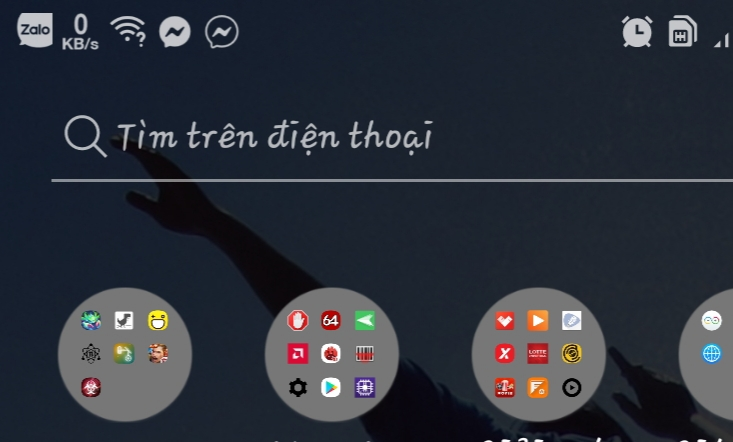
#> input picture 1.jpg, 733 x 442 px, found by its file name
$ python ex1.py
#> lines starting #> are read from the running program, lines starting #| are printed output that depends on the picture
# import LocVer3
from pylab import *
from PIL import Image
import cv2

img = array(Image.open('1.jpg').convert('L'))  # convert('L'))=>trang den
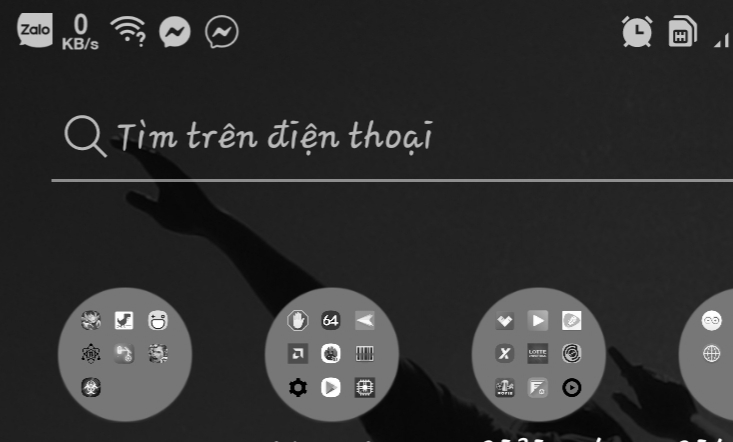
#> img: shape (442, 733); min 0, max 255, mean 48.6
gray()
img = cv2.GaussianBlur(img, (3, 3), 1.0)
# [9 lines of commented-out code are left out]
x, y = img.shape
#> x = 442; y = 733

# figure()
title('Goc')
imshow(img)
# imgout = LocVer3.Loc(noisyImg, '1', 3)
prewittx = array([[1, 0, -1], [1, 0, -1], [1, 0, -1]])
prewitty = array([[1, 1, 1], [0, 0, 0], [-1, -1, -1]])
horFilter = cv2.filter2D(img, -1, prewittx)
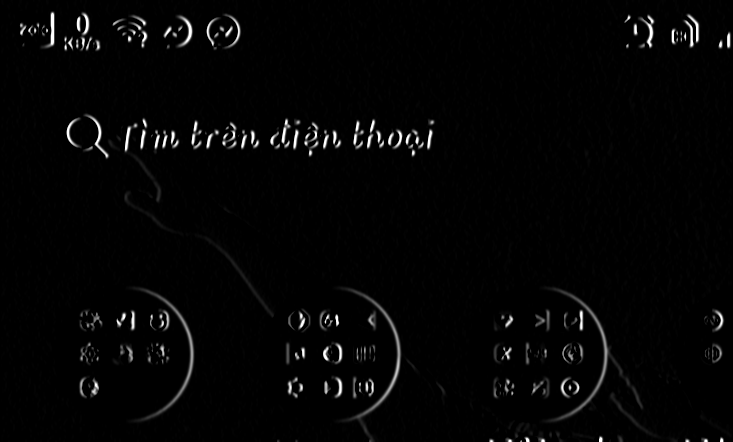
#> horFilter: shape (442, 733); min 0, max 255, mean 4.9
verFilter = cv2.filter2D(img, -1, prewitty)
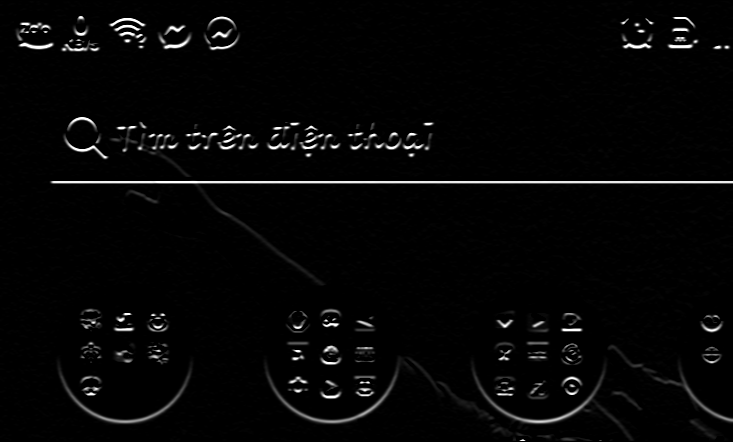
#> verFilter: shape (442, 733); min 0, max 255, mean 6.1
# [6 lines of commented-out code are left out]
Gradient = np.empty(horFilter.shape)
Alpha = np.empty([x, y])

for i in range(x):
    for j in range(y):
        if horFilter[i, j] != 0:
            Gradient[i, j] = (arctan(verFilter[i, j] / horFilter[i, j]) * 180) / pi
        else:
            Gradient[i, j] = 90
        if 315 + 22.5 <= Gradient[i, j] or Gradient[i, j] < 22.5 or 135 + 22.5 <= Gradient[i, j] < 225 - 22.5:
            Gradient[i, j] = 0
        elif 22.5 <= Gradient[i, j] < 45 + 22.5 or 225 - 22.5 <= Gradient[i, j] < 225 + 22.5:
            Gradient[i, j] = 45
        elif 90 - 22.5 <= Gradient[i, j] < 90 + 22.5 or 270 - 22.5 <= Gradient[i, j] < 270 + 22.5:
            Gradient[i, j] = 90
        elif 135 - 22.5 <= Gradient[i, j] < 135 - 22.5 or 315 - 22.5 <= Gradient[i, j] < 315 + 22.5:
            Gradient[i, j] = 135
        Alpha[i, j] = sqrt((int(horFilter[i, j]) * int(horFilter[i, j])) + (int(verFilter[i, j]) * int(verFilter[i, j])))
        if i>0 and j>0 and i<x-1 and j<y-1:
            if Gradient[i, j] == 0:
                if Alpha[i+1, j] > Alpha[i, j] or Alpha[i-1, j] > Alpha[i, j]:
                    Alpha[i, j] = 0
            elif Gradient[i, j] == 45:
                if Alpha[i+1, j+1] > Alpha[i, j] or Alpha[i-1, j-1] > Alpha[i, j]:
                    Alpha[i, j] = 0
            elif Gradient[i, j] == 90:
                if Alpha[i, j+1] > Alpha[i, j] or Alpha[i, j-1] > Alpha[i, j]:
                    Alpha[i, j] = 0
            elif Gradient[i, j] == 135:
                if Alpha[i-1, j+1] > Alpha[i, j] or Alpha[i+1, j-1] > Alpha[i, j]:
                    Alpha[i, j] = 0
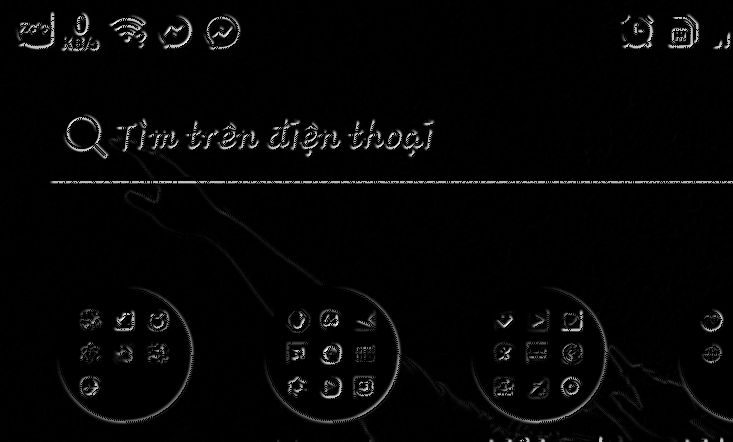
#> Alpha: shape (442, 733) float64; min 0, max 337.4, mean 7.7; drawn with min black and max white
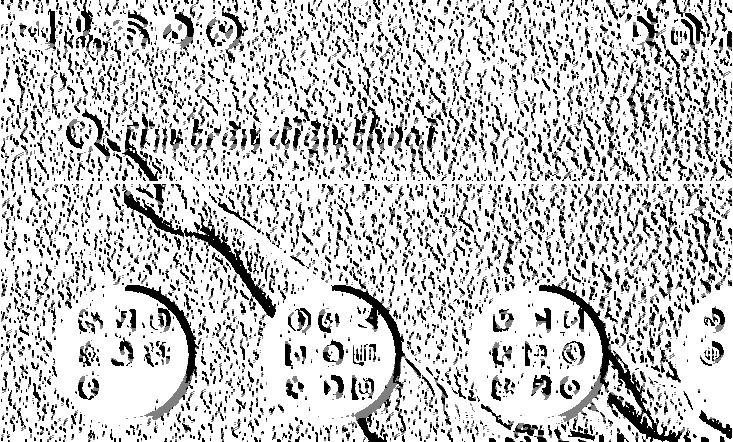
#> Gradient: shape (442, 733) float64; min 0, max 90, mean 70; drawn with min black and max white

# [14 lines of commented-out code are left out]

sigma = 0.66
medianG = np.median(img)
#> medianG = 34
TH_low = int(max(0, (1.0 - sigma) * medianG))# max(x,y)
#> TH_low = 11
TH_high = int(min(255, (1.0 + sigma) * medianG))
#> TH_high = 56
print (TH_low, TH_high, medianG)
#| 11 56 34.0
a = 1
while a:
    for i in range(x):
        for j in range(y):
            if Alpha[i, j] > TH_high:
                Alpha[i, j] = 255
            elif Alpha[i, j] < TH_low:
                Alpha[i, j] = 0
            elif Alpha[i, j] > TH_low:
                Alpha[i, j] = 255
            else:
                a = 0
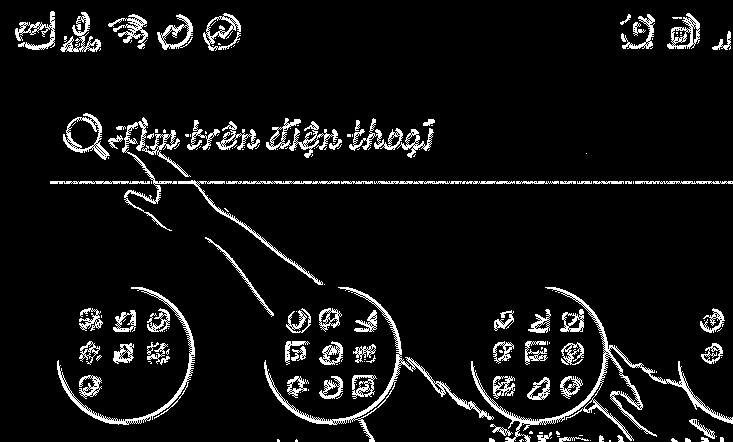
#> Alpha: shape (442, 733) float64; min 0, max 255, mean 18.3

figure()
title('Canny')
imshow(Alpha)
show()
